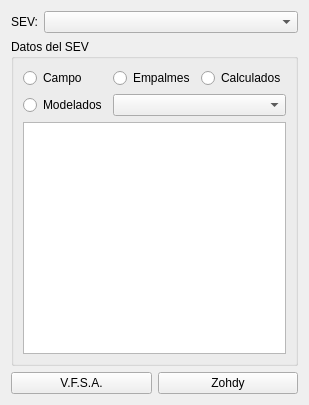
<?xml version="1.0" encoding="UTF-8"?>
<ui version="4.0">
 <class>DataPanel</class>
 <widget class="QWidget" name="DataPanel">
  <property name="geometry">
   <rect>
    <x>0</x>
    <y>0</y>
    <width>280</width>
    <height>405</height>
   </rect>
  </property>
  <property name="maximumSize">
   <size>
    <width>280</width>
    <height>16777215</height>
   </size>
  </property>
  <property name="windowTitle">
   <string>Form</string>
  </property>
  <layout class="QVBoxLayout" name="verticalLayout_2">
   <item>
    <layout class="QFormLayout" name="formLayout">
     <item row="0" column="0">
      <widget class="QLabel" name="labelCurrentVes">
       <property name="text">
        <string>SEV:</string>
       </property>
      </widget>
     </item>
     <item row="0" column="1">
      <widget class="QComboBox" name="comboBoxCurrentVes"/>
     </item>
    </layout>
   </item>
   <item>
    <widget class="QGroupBox" name="groupBoxVesData">
     <property name="title">
      <string>Datos del SEV</string>
     </property>
     <layout class="QVBoxLayout" name="verticalLayout">
      <item>
       <layout class="QGridLayout" name="gridLayout">
        <item row="0" column="0">
         <widget class="QRadioButton" name="radioButtonField">
          <property name="text">
           <string>Campo</string>
          </property>
         </widget>
        </item>
        <item row="0" column="1">
         <widget class="QRadioButton" name="radioButtonSplice">
          <property name="text">
           <string>Empalmes</string>
          </property>
         </widget>
        </item>
        <item row="0" column="2">
         <widget class="QRadioButton" name="radioButtonCalculated">
          <property name="text">
           <string>Calculados</string>
          </property>
         </widget>
        </item>
        <item row="1" column="0">
         <widget class="QRadioButton" name="radioButtonModeled">
          <property name="text">
           <string>Modelados</string>
          </property>
         </widget>
        </item>
        <item row="1" column="1" colspan="2">
         <widget class="QComboBox" name="comboBoxVesModel"/>
        </item>
       </layout>
      </item>
      <item>
       <widget class="QTableWidget" name="tableWidget"/>
      </item>
     </layout>
    </widget>
   </item>
   <item>
    <layout class="QHBoxLayout" name="horizontalLayout">
     <item>
      <widget class="QPushButton" name="pushButtonVfsa">
       <property name="text">
        <string>V.F.S.A.</string>
       </property>
      </widget>
     </item>
     <item>
      <widget class="QPushButton" name="pushButtonZohdy">
       <property name="text">
        <string>Zohdy</string>
       </property>
      </widget>
     </item>
    </layout>
   </item>
  </layout>
 </widget>
 <resources/>
 <connections/>
</ui>
